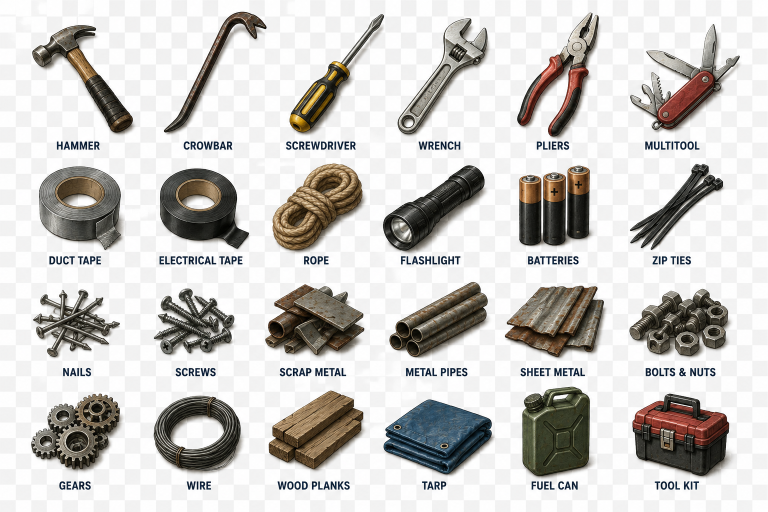
#> input picture assets/art/sheets/items/tools01_sheet.png, 1536 x 1024 px (shown at 1/2 size)
$ python reextract_transparent_items.py
#> lines starting #> are read from the running program, lines starting #| are printed output that depends on the picture
"""Deterministic, alpha-authoritative extraction for the genuinely-transparent
item sheets (tools01_sheet.png, melee_sheet.png, survival_gear_sheet.png,
medicine01_sheet.png). food01_sheet.png is handled by a separate, older
gradient-background pipeline and is not touched here.

Replaces an earlier version of this script that pre-cropped a fixed-size
window around a guessed box per item and then picked the largest connected
alpha component inside that window. That approach silently pulled in
neighboring items whenever a guessed window overlapped the next item's true
extent (observed contamination: messenger_bag.png contained part of the
adjacent tool_bag; bolts_and_nuts.png contained fragments of several
neighboring hardware piles).

This version never pre-crops. It labels connected alpha components across
the WHOLE sheet first, then decides which components belong to which item by
checking whether a hand-verified SEED PIXEL (known, from visual inspection,
to sit inside that item's artwork) falls inside that specific component. A
component can only contaminate an item if one of the item's own seeds
mistakenly lands inside it -- which is a calibration error you can catch by
cross-checking every seed against the actual component list (see
`verify_seeds` below), not a structural flaw in the algorithm.

Multi-part items (batteries, nails, screws, zip ties, disposable gloves...)
just get one seed per visible piece; seeds landing in the same component are
harmless (set union).

Usage:
    py -3 reextract_transparent_items.py            # dry run, writes report
    py -3 reextract_transparent_items.py --apply     # writes PNGs into assets/art/items/
"""
import argparse
import sys
from pathlib import Path

import numpy as np
from PIL import Image
from scipy import ndimage

ROOT = Path(__file__).resolve().parents[2]
SHEETS = ROOT / "assets/art/sheets/items"
ITEMS = ROOT / "assets/art/items"

ALPHA_THRESHOLD = 64
# Calibrated against a genuine near-touch between hiking_backpack and
# tactical_vest on survival_gear_sheet.png: their soft shadows/strap ends
# blur together at alpha ~10-50 across a couple of pixels, while every real
# item interior sits at alpha ~240-253. A low threshold (e.g. 8) bridges
# that gap into one false component; 64 does not, and still keeps every
# genuinely antialiased edge (which resolves close to full alpha within a
# pixel or two of the true silhouette).

MIN_COMPONENT_PX = 6
PAD = 6

# name -> (sheet, [(x, y), ...]) -- seeds verified against the actual
# component list (tools/verify_seeds), not eyeballed alone. Items visible on
# the new sheets with no existing ItemCatalog entry (tape measure, hardware
# organizer variants already covered by bolts_and_nuts, binoculars, headlamp,
# compass, sling bag, camping stove, field notes, metal cup, wound cleanser,
# antibiotic ointment, instant cold pack, anti-diarrheal/allergy tablets,
# face mask, medical pouch, emergency blanket, tweezers, scissors, eye wash,
# and the extra screwdriver/pliers/bandage/rope/flashlight/tarp/duct-tape/
# multitool variants) are intentionally left unmapped -- this script does not
# add new items, only re-extracts existing ones.
ITEMS_BY_SHEET = {
    "tools01_sheet.png": {
        "tools/hammer": [(122, 169)],
        "tools/wrench": [(310, 150)],
        "tools/screwdriver": [(510, 160)],
        "tools/pliers": [(950, 150)],
        "tools/multitool": [(1420, 150)],
        "tools/duct_tape": [(140, 390)],
        "tools/electrical_tape": [(360, 390)],
        "tools/flashlight": [(850, 390)],
        "tools/batteries": [(1063, 410), (1125, 421), (1217, 427)],
        "tools/zip_ties": [(1401, 415)],
        "materials/nails": [(110, 610), (150, 590), (80, 640)],
        "materials/screws": [(340, 610), (310, 590), (370, 640)],
        "materials/bolts_and_nuts": [(590, 610)],
        "materials/gears": [(830, 600), (890, 630), (800, 650)],
        "materials/wire_coil": [(1119, 670)],
        "tools/rope": [(1340, 600), (1440, 630)],
        "materials/scrap_metal": [(90, 800), (150, 850), (110, 900), (60, 830)],
        "materials/metal_pipes_bundle": [(320, 830), (370, 800)],
        "materials/sheet_metal": [(540, 800), (600, 850), (500, 900)],
        "materials/wood_planks": [(780, 830)],
        "tools/fuel_can": [(980, 800)],
        "tools/tarp": [(1210, 830)],
        "tools/tool_kit": [(1420, 830)],
    },
    "melee_sheet.png": {
        "melee/baseball_bat": [(110, 150)],
        "melee/kitchen_knife": [(350, 200)],
        "melee/hatchet": [(620, 150)],
        "melee/crowbar": [(880, 200)],
        "melee/metal_pipe": [(1130, 200)],
        "melee/sledgehammer": [(1400, 150)],
        "melee/machete": [(113, 744)],
        "melee/spiked_bat": [(380, 650)],
        "melee/shovel": [(630, 650)],
        "melee/fire_axe": [(880, 600)],
        "melee/maul": [(1150, 650)],
        "melee/chain": [(1354, 754)],
    },
    "survival_gear_sheet.png": {
        "equipment/small_backpack": [(130, 150)],
        "equipment/hiking_backpack": [(450, 150)],
        "equipment/duffel_bag": [(750, 150)],
        "equipment/tool_bag": [(1050, 150)],
        "equipment/messenger_bag": [(1370, 150)],
        "equipment/fanny_pack": [(130, 470)],
        "equipment/tactical_vest": [(450, 470)],
        "equipment/water_canteen": [(1050, 450)],
    },
    "medicine01_sheet.png": {
        "medical/bandage": [(80, 90)],
        "medical/gauze_pads": [(500, 90)],
        "medical/adhesive_bandage": [(720, 90)],
        "medical/medical_tape": [(940, 90)],
        "medical/tourniquet": [(1400, 90)],
        "medical/antiseptic_solution": [(80, 350)],
        "medical/alcohol_wipes": [(500, 350)],
        "medical/burn_gel": [(961, 376)],
        "medical/thermometer": [(1400, 350)],
        "medical/pain_relief_tablets": [(80, 600)],
        "medical/antibiotic_tablets": [(290, 600)],
        "medical/cough_syrup": [(500, 600)],
        "medical/multivitamin_tablets": [(1150, 600)],
        "medical/disposable_gloves": [(60, 830), (150, 870)],
        "medical/first_aid_kit": [(500, 850)],
    },
}


def load_sheet(name):
#> called with name = 'tools01_sheet.png'
    return np.asarray(Image.open(SHEETS / name).convert("RGBA"))


def label_components(sheet_rgba):
    mask = sheet_rgba[:, :, 3] > ALPHA_THRESHOLD
#> mask: shape (1024, 1536) bool; every value is 1
    structure = ndimage.generate_binary_structure(2, 2)
    return ndimage.label(mask, structure=structure)


def extract_by_seeds(sheet_rgba, labels, seeds, pad=PAD):
    label_ids = set()
    for (x, y) in seeds:
        lid = int(labels[y, x])
        if lid == 0:
            return None, f"seed ({x},{y}) landed on background"
        label_ids.add(lid)

    mask = np.isin(labels, list(label_ids))
    sizes = ndimage.sum(mask, labels, index=list(label_ids))
    kept_ids = [lid for lid, size in zip(label_ids, sizes) if size >= MIN_COMPONENT_PX]
    if not kept_ids:
        return None, "all seeded components below min size"
    mask = np.isin(labels, kept_ids)

    ys, xs = np.where(mask)
    y0, y1, x0, x1 = ys.min(), ys.max() + 1, xs.min(), xs.max() + 1
    h, w = y1 - y0, x1 - x0
    out = np.zeros((h + pad * 2, w + pad * 2, 4), dtype=np.uint8)
    sub_rgba = sheet_rgba[y0:y1, x0:x1]
    sub_mask = mask[y0:y1, x0:x1]
    out[pad:pad + h, pad:pad + w, :3] = sub_rgba[:, :, :3]
    out[pad:pad + h, pad:pad + w, 3] = np.where(sub_mask, sub_rgba[:, :, 3], 0)
    stats = dict(width=int(w), height=int(h), bbox=(int(x0), int(y0), int(x1), int(y1)),
                 fg_pixels=int(mask.sum()), n_components=len(kept_ids))
    return out, stats


def component_bbox_list(labels, n):
    objs = ndimage.find_objects(labels)
    out = []
    for i, sl in enumerate(objs, start=1):
        if sl is None:
            continue
        ys, xs = sl
        size = int((labels[sl] == i).sum())
        out.append(dict(id=i, x0=xs.start, y0=ys.start, x1=xs.stop, y1=ys.stop,
                         cx=(xs.start + xs.stop) // 2, cy=(ys.start + ys.stop) // 2, size=size))
    return out


def verify_seeds():
    """Cross-check every declared seed against the real component list: every
    seed must land on foreground, and every component in the item's rough
    neighborhood should be claimed by exactly one item's seed set (so a
    missed multi-part piece, like a battery, shows up as an "unused"
    component instead of silently vanishing)."""
    problems = 0
    for sheet_name, items in ITEMS_BY_SHEET.items():
        sheet = load_sheet(sheet_name)
        labels, n = label_components(sheet)
#> labels: shape (1024, 1536) int32; every value is 1
#> n = 1
        for name, seeds in items.items():
            for (x, y) in seeds:
                if int(labels[y, x]) == 0:
                    print(f"SEED-MISS {sheet_name} {name} seed=({x},{y})")
                    problems += 1
#> pass 2 of the loop in verify_seeds, `for sheet_name, items in ITEMS_BY_SHEET.items():`:
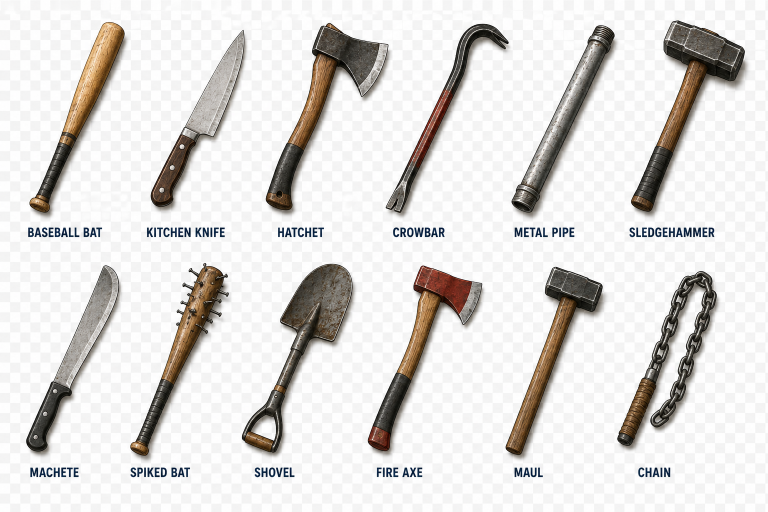
#> input picture assets/art/sheets/items/melee_sheet.png, 1536 x 1024 px (shown at 1/2 size)
#> pass 3 of the loop in verify_seeds, `for sheet_name, items in ITEMS_BY_SHEET.items():`:
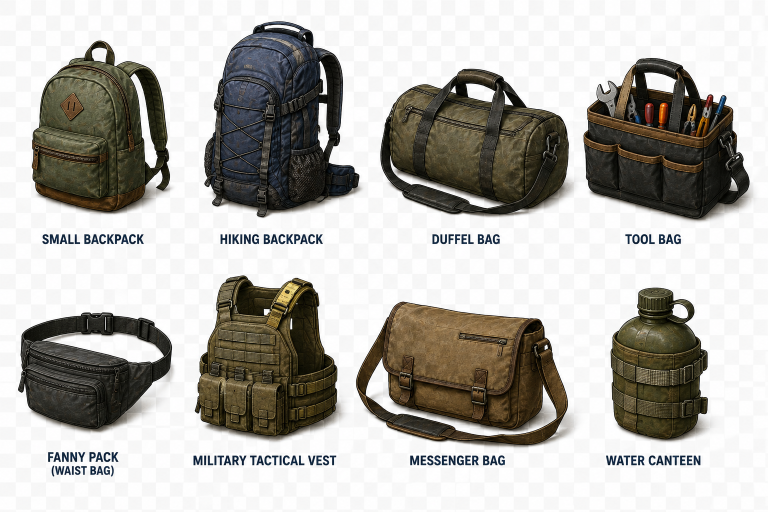
#> input picture assets/art/sheets/items/survival_gear_sheet.png, 1536 x 1024 px (shown at 1/2 size)
#> the loop made 4 passes; the first 3 are shown
    return problems == 0


def contamination_flags(sheet_rgba, stats):
    flags = []
    h, w = stats["height"], stats["width"]
    sheet_h, sheet_w = sheet_rgba.shape[0], sheet_rgba.shape[1]
    if w > sheet_w * 0.55 or h > sheet_h * 0.55:
        flags.append(f"huge-crop({w}x{h})")
    x0, y0, x1, y1 = stats["bbox"]
    if x0 <= 1 or y0 <= 1 or x1 >= sheet_w - 1 or y1 >= sheet_h - 1:
        flags.append("touches-sheet-edge")  # may be legitimate framing near the sheet's own border; visually confirm
    fill = stats["fg_pixels"] / max(1, w * h)
    if fill < 0.12:
        flags.append(f"sparse-fill({fill:.2f})")
    return flags


def main():
    parser = argparse.ArgumentParser()
    parser.add_argument("--apply", action="store_true", help="write PNGs into assets/art/items/")
    args = parser.parse_args()

    if not verify_seeds():
        print("Aborting: fix seed misses above before extracting.")
        raise SystemExit(1)

    total = 0
    flagged = 0
    for sheet_name, items in ITEMS_BY_SHEET.items():
        sheet = load_sheet(sheet_name)
        labels, n = label_components(sheet)
#> n = 1
        for name, seeds in items.items():
            out, stats = extract_by_seeds(sheet, labels, seeds)
            if out is None:
                print(f"REJECT {sheet_name} {name}: {stats}")
                continue
            total += 1
            flags = contamination_flags(sheet, stats)
            if flags:
                flagged += 1
                print(f"FLAG {sheet_name} {name}: {flags} {stats}")
            if args.apply:
                path = ITEMS / (name + ".png")
                path.parent.mkdir(parents=True, exist_ok=True)
                Image.fromarray(out, "RGBA").save(path, optimize=True)
#> this loop made 23 passes
#| FLAG tools01_sheet.png tools/hammer: ['huge-crop(1536x1024)', 'touches-sheet-edge'] {'width': 1536, 'height': 1024, 'bbox': (0, 0, 1536, 1024), 'fg_pixels': 1572864, 'n_components': 1}
#| FLAG tools01_sheet.png tools/wrench: ['huge-crop(1536x1024)', 'touches-sheet-edge'] {'width': 1536, 'height': 1024, 'bbox': (0, 0, 1536, 1024), 'fg_pixels': 1572864, 'n_components': 1}
#| FLAG tools01_sheet.png tools/screwdriver: ['huge-crop(1536x1024)', 'touches-sheet-edge'] {'width': 1536, 'height': 1024, 'bbox': (0, 0, 1536, 1024), 'fg_pixels': 1572864, 'n_components': 1}
#| FLAG tools01_sheet.png tools/pliers: ['huge-crop(1536x1024)', 'touches-sheet-edge'] {'width': 1536, 'height': 1024, 'bbox': (0, 0, 1536, 1024), 'fg_pixels': 1572864, 'n_components': 1}
#| FLAG tools01_sheet.png tools/multitool: ['huge-crop(1536x1024)', 'touches-sheet-edge'] {'width': 1536, 'height': 1024, 'bbox': (0, 0, 1536, 1024), 'fg_pixels': 1572864, 'n_components': 1}
#| FLAG tools01_sheet.png tools/duct_tape: ['huge-crop(1536x1024)', 'touches-sheet-edge'] {'width': 1536, 'height': 1024, 'bbox': (0, 0, 1536, 1024), 'fg_pixels': 1572864, 'n_components': 1}
#| FLAG tools01_sheet.png tools/electrical_tape: ['huge-crop(1536x1024)', 'touches-sheet-edge'] {'width': 1536, 'height': 1024, 'bbox': (0, 0, 1536, 1024), 'fg_pixels': 1572864, 'n_components': 1}
#| FLAG tools01_sheet.png tools/flashlight: ['huge-crop(1536x1024)', 'touches-sheet-edge'] {'width': 1536, 'height': 1024, 'bbox': (0, 0, 1536, 1024), 'fg_pixels': 1572864, 'n_components': 1}
#> (further printed lines are left out)
#> pass 1, in main, `out, stats = extract_by_seeds(sheet, labels, seeds)`:
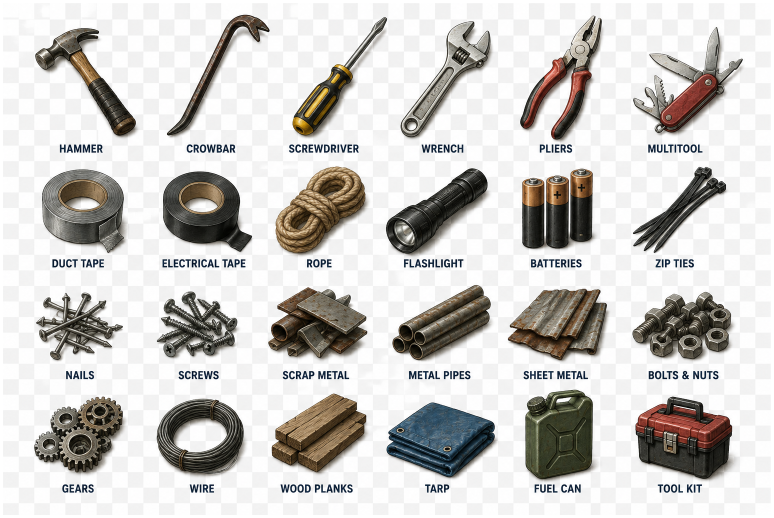
#> out: shape (1036, 1548, 4) (shown at 1/2 size); mean R, G, B, A 199.5, 197.5, 194.8, 250.1; transparent parts drawn white
#> pass 2 of the loop in main, `for sheet_name, items in ITEMS_BY_SHEET.items():`:
#> the loop in main, `for name, seeds in items.items():` made 12 passes
#> pass 1, in main, `out, stats = extract_by_seeds(sheet, labels, seeds)`:
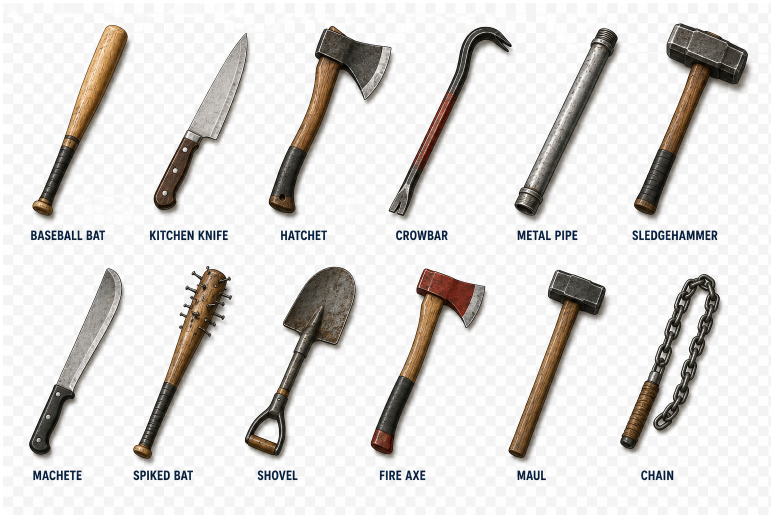
#> out: shape (1036, 1548, 4) (shown at 1/2 size); mean R, G, B, A 218.7, 216.7, 214.7, 250.1; transparent parts drawn white
#> pass 3 of the loop in main, `for sheet_name, items in ITEMS_BY_SHEET.items():`:
#> the loop in main, `for name, seeds in items.items():` made 8 passes
#> pass 1, in main, `out, stats = extract_by_seeds(sheet, labels, seeds)`:
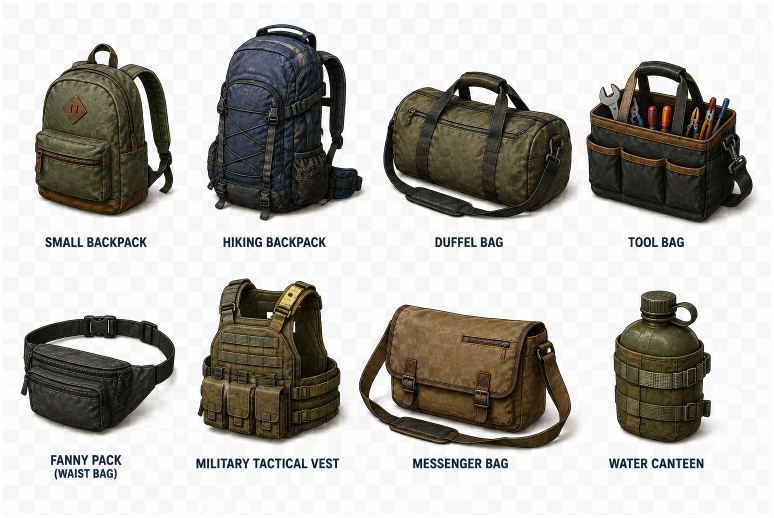
#> out: shape (1036, 1548, 4) (shown at 1/2 size); mean R, G, B, A 176.8, 174.6, 169.6, 250.1; transparent parts drawn white
#> the loop made 4 passes; the first 3 are shown
    print(f"ITEM_EXTRACTION_AUDIT sheets=4 items={total} flagged={flagged} applied={args.apply}")
    print("Flagged items are not necessarily wrong -- visually inspect a contact sheet before trusting output.")


if __name__ == "__main__":
    main()
